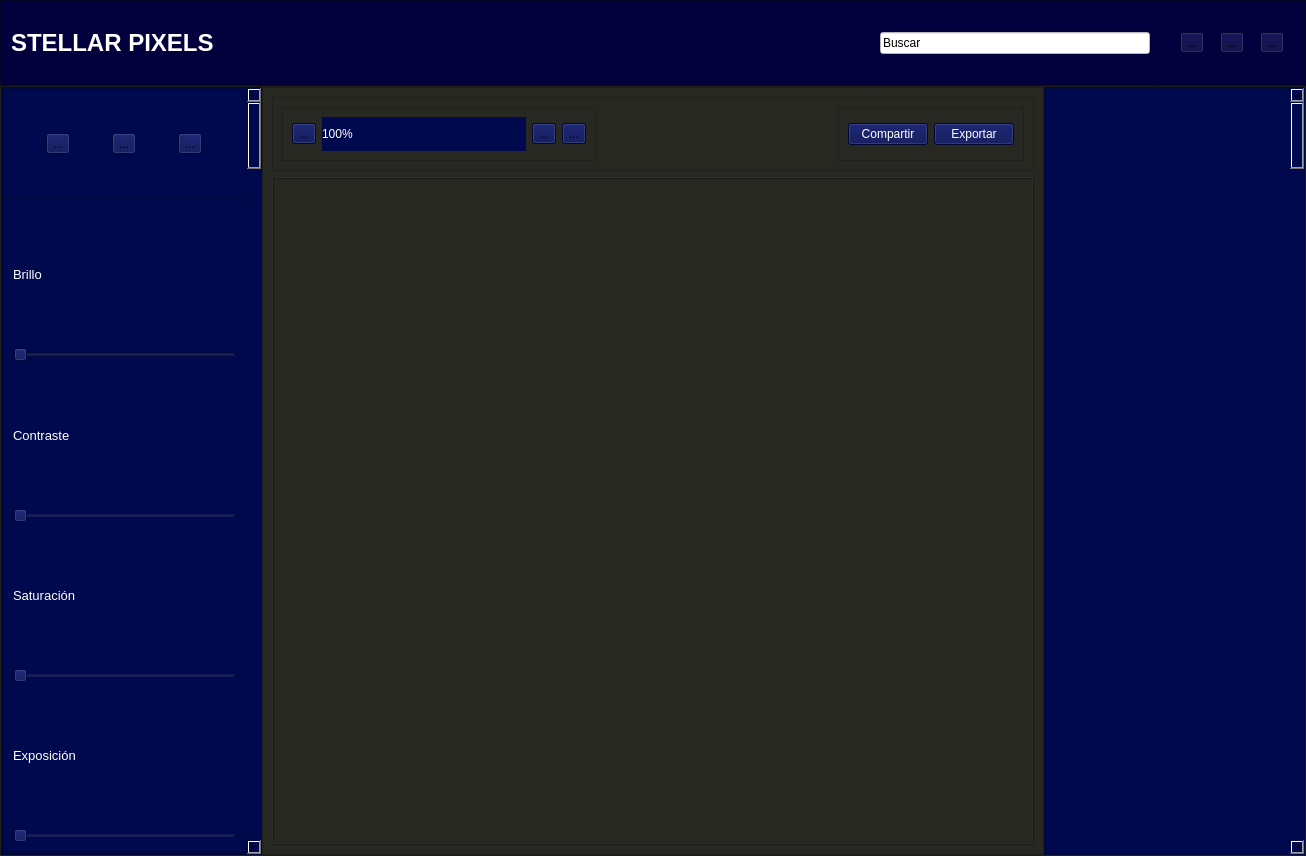
<?xml version="1.0" encoding="UTF-8"?>
<ui version="4.0">
 <class>MainWindow</class>
 <widget class="QMainWindow" name="MainWindow">
  <property name="geometry">
   <rect>
    <x>0</x>
    <y>0</y>
    <width>1306</width>
    <height>856</height>
   </rect>
  </property>
  <property name="windowTitle">
   <string>MainWindow</string>
  </property>
  <property name="tabShape">
   <enum>QTabWidget::Rounded</enum>
  </property>
  <widget class="QWidget" name="centralwidget">
   <property name="sizePolicy">
    <sizepolicy hsizetype="Preferred" vsizetype="Preferred">
     <horstretch>0</horstretch>
     <verstretch>0</verstretch>
    </sizepolicy>
   </property>
   <property name="styleSheet">
    <string notr="true">background-color:rgb(40,40,35)</string>
   </property>
   <layout class="QVBoxLayout" name="verticalLayout" stretch="1,9">
    <property name="spacing">
     <number>0</number>
    </property>
    <property name="leftMargin">
     <number>0</number>
    </property>
    <property name="topMargin">
     <number>0</number>
    </property>
    <property name="rightMargin">
     <number>0</number>
    </property>
    <property name="bottomMargin">
     <number>0</number>
    </property>
    <item>
     <widget class="QFrame" name="frameSuperior">
      <property name="styleSheet">
       <string notr="true">background-color: rgb(13, 11, 55);
</string>
      </property>
      <property name="frameShape">
       <enum>QFrame::StyledPanel</enum>
      </property>
      <property name="frameShadow">
       <enum>QFrame::Raised</enum>
      </property>
      <layout class="QHBoxLayout" name="horizontalLayout_6" stretch="6,2,1">
       <property name="spacing">
        <number>0</number>
       </property>
       <property name="leftMargin">
        <number>0</number>
       </property>
       <property name="topMargin">
        <number>0</number>
       </property>
       <property name="rightMargin">
        <number>0</number>
       </property>
       <property name="bottomMargin">
        <number>0</number>
       </property>
       <item>
        <widget class="QFrame" name="frameTitulo">
         <property name="font">
          <font>
           <pointsize>15</pointsize>
          </font>
         </property>
         <property name="styleSheet">
          <string notr="true">background-color:rgb(2, 0, 61)</string>
         </property>
         <property name="frameShape">
          <enum>QFrame::StyledPanel</enum>
         </property>
         <property name="frameShadow">
          <enum>QFrame::Raised</enum>
         </property>
         <layout class="QHBoxLayout" name="horizontalLayout_5">
          <property name="bottomMargin">
           <number>9</number>
          </property>
          <item>
           <widget class="QLabel" name="lblTitulo">
            <property name="font">
             <font>
              <pointsize>18</pointsize>
              <weight>75</weight>
              <bold>true</bold>
             </font>
            </property>
            <property name="styleSheet">
             <string notr="true">color:rgb(255, 255, 255)</string>
            </property>
            <property name="text">
             <string>STELLAR PIXELS</string>
            </property>
           </widget>
          </item>
         </layout>
        </widget>
       </item>
       <item>
        <widget class="QFrame" name="frameBuscador">
         <property name="styleSheet">
          <string notr="true">background-color:rgb(2, 0, 61)</string>
         </property>
         <property name="frameShape">
          <enum>QFrame::StyledPanel</enum>
         </property>
         <property name="frameShadow">
          <enum>QFrame::Raised</enum>
         </property>
         <layout class="QHBoxLayout" name="horizontalLayout_7">
          <item>
           <widget class="QLineEdit" name="lineEdit">
            <property name="styleSheet">
             <string notr="true">background-color:rgb(255, 255, 255)</string>
            </property>
            <property name="text">
             <string>Buscar</string>
            </property>
           </widget>
          </item>
         </layout>
        </widget>
       </item>
       <item>
        <widget class="QFrame" name="frameMinCerr">
         <property name="styleSheet">
          <string notr="true">background-color:rgb(2, 0, 61)</string>
         </property>
         <property name="frameShape">
          <enum>QFrame::StyledPanel</enum>
         </property>
         <property name="frameShadow">
          <enum>QFrame::Raised</enum>
         </property>
         <layout class="QHBoxLayout" name="horizontalLayout_8">
          <item>
           <widget class="QToolButton" name="toolButton_7">
            <property name="text">
             <string>...</string>
            </property>
            <property name="icon">
             <iconset>
              <normaloff>../../../Downloads/abajo-a-la-izquierda-y-arriba-a-la-derecha-hasta-el-centro (2).png</normaloff>../../../Downloads/abajo-a-la-izquierda-y-arriba-a-la-derecha-hasta-el-centro (2).png</iconset>
            </property>
           </widget>
          </item>
          <item>
           <widget class="QToolButton" name="toolButton_8">
            <property name="text">
             <string>...</string>
            </property>
            <property name="icon">
             <iconset>
              <normaloff>../../../Downloads/maximizar-ventana.png</normaloff>../../../Downloads/maximizar-ventana.png</iconset>
            </property>
           </widget>
          </item>
          <item>
           <widget class="QToolButton" name="toolButton_9">
            <property name="text">
             <string>...</string>
            </property>
            <property name="icon">
             <iconset>
              <normaloff>../../../Downloads/cruz.png</normaloff>../../../Downloads/cruz.png</iconset>
            </property>
           </widget>
          </item>
         </layout>
        </widget>
       </item>
      </layout>
     </widget>
    </item>
    <item>
     <widget class="QFrame" name="framePaneles">
      <property name="frameShape">
       <enum>QFrame::StyledPanel</enum>
      </property>
      <property name="frameShadow">
       <enum>QFrame::Raised</enum>
      </property>
      <layout class="QHBoxLayout" name="horizontalLayout" stretch="2,6,2">
       <property name="spacing">
        <number>0</number>
       </property>
       <property name="leftMargin">
        <number>0</number>
       </property>
       <property name="topMargin">
        <number>0</number>
       </property>
       <property name="rightMargin">
        <number>0</number>
       </property>
       <property name="bottomMargin">
        <number>0</number>
       </property>
       <item>
        <widget class="QFrame" name="panelHerramientas">
         <property name="styleSheet">
          <string notr="true">background:rgb(0, 9, 78)</string>
         </property>
         <property name="frameShape">
          <enum>QFrame::StyledPanel</enum>
         </property>
         <property name="frameShadow">
          <enum>QFrame::Raised</enum>
         </property>
         <layout class="QHBoxLayout" name="horizontalLayout_2" stretch="0,0">
          <property name="spacing">
           <number>0</number>
          </property>
          <property name="leftMargin">
           <number>0</number>
          </property>
          <property name="topMargin">
           <number>0</number>
          </property>
          <property name="rightMargin">
           <number>0</number>
          </property>
          <property name="bottomMargin">
           <number>0</number>
          </property>
          <item>
           <widget class="QFrame" name="seccionesControles">
            <property name="styleSheet">
             <string notr="true">background-color: rgb(0, 9, 78)
</string>
            </property>
            <property name="frameShape">
             <enum>QFrame::StyledPanel</enum>
            </property>
            <property name="frameShadow">
             <enum>QFrame::Raised</enum>
            </property>
            <layout class="QVBoxLayout" name="verticalLayout_2" stretch="0,1,6">
             <property name="spacing">
              <number>0</number>
             </property>
             <property name="leftMargin">
              <number>0</number>
             </property>
             <property name="topMargin">
              <number>0</number>
             </property>
             <property name="rightMargin">
              <number>0</number>
             </property>
             <property name="bottomMargin">
              <number>0</number>
             </property>
             <item>
              <widget class="QFrame" name="frame">
               <property name="frameShape">
                <enum>QFrame::StyledPanel</enum>
               </property>
               <property name="frameShadow">
                <enum>QFrame::Raised</enum>
               </property>
              </widget>
             </item>
             <item>
              <widget class="QFrame" name="panelBotones">
               <property name="frameShape">
                <enum>QFrame::StyledPanel</enum>
               </property>
               <property name="frameShadow">
                <enum>QFrame::Raised</enum>
               </property>
               <layout class="QHBoxLayout" name="horizontalLayout_4">
                <property name="spacing">
                 <number>0</number>
                </property>
                <property name="leftMargin">
                 <number>0</number>
                </property>
                <property name="topMargin">
                 <number>0</number>
                </property>
                <property name="rightMargin">
                 <number>0</number>
                </property>
                <property name="bottomMargin">
                 <number>0</number>
                </property>
                <item>
                 <widget class="QToolButton" name="bttnCursor">
                  <property name="text">
                   <string>...</string>
                  </property>
                  <property name="icon">
                   <iconset>
                    <normaloff>../../../Downloads/flecha-de-ubicacion.png</normaloff>../../../Downloads/flecha-de-ubicacion.png</iconset>
                  </property>
                 </widget>
                </item>
                <item>
                 <widget class="QToolButton" name="bttnCortar">
                  <property name="text">
                   <string>...</string>
                  </property>
                  <property name="icon">
                   <iconset>
                    <normaloff>../../../Downloads/cultivo-de-herramientas.png</normaloff>../../../Downloads/cultivo-de-herramientas.png</iconset>
                  </property>
                 </widget>
                </item>
                <item>
                 <widget class="QToolButton" name="bttnMover">
                  <property name="text">
                   <string>...</string>
                  </property>
                  <property name="icon">
                   <iconset>
                    <normaloff>../../../Downloads/flechas.png</normaloff>../../../Downloads/flechas.png</iconset>
                  </property>
                 </widget>
                </item>
               </layout>
              </widget>
             </item>
             <item>
              <widget class="QFrame" name="panelSliders">
               <property name="frameShape">
                <enum>QFrame::StyledPanel</enum>
               </property>
               <property name="frameShadow">
                <enum>QFrame::Raised</enum>
               </property>
               <layout class="QVBoxLayout" name="verticalLayout_5" stretch="0,4,0,4,0,4,0,4">
                <item>
                 <widget class="QLabel" name="lblBrillo">
                  <property name="font">
                   <font>
                    <pointsize>10</pointsize>
                   </font>
                  </property>
                  <property name="styleSheet">
                   <string notr="true">color:rgb(255, 255, 255)</string>
                  </property>
                  <property name="text">
                   <string>Brillo</string>
                  </property>
                 </widget>
                </item>
                <item>
                 <widget class="QSlider" name="sldrBrillo">
                  <property name="orientation">
                   <enum>Qt::Horizontal</enum>
                  </property>
                 </widget>
                </item>
                <item>
                 <widget class="QLabel" name="lblContraste">
                  <property name="font">
                   <font>
                    <pointsize>10</pointsize>
                   </font>
                  </property>
                  <property name="styleSheet">
                   <string notr="true">color:rgb(255, 255, 255)</string>
                  </property>
                  <property name="text">
                   <string>Contraste</string>
                  </property>
                 </widget>
                </item>
                <item>
                 <widget class="QSlider" name="sldrContraste">
                  <property name="orientation">
                   <enum>Qt::Horizontal</enum>
                  </property>
                 </widget>
                </item>
                <item>
                 <widget class="QLabel" name="lblSaturacion">
                  <property name="font">
                   <font>
                    <pointsize>10</pointsize>
                   </font>
                  </property>
                  <property name="styleSheet">
                   <string notr="true">color:rgb(255, 255, 255)</string>
                  </property>
                  <property name="text">
                   <string>Saturación</string>
                  </property>
                 </widget>
                </item>
                <item>
                 <widget class="QSlider" name="sldrSaturacion">
                  <property name="orientation">
                   <enum>Qt::Horizontal</enum>
                  </property>
                 </widget>
                </item>
                <item>
                 <widget class="QLabel" name="lblExposicion">
                  <property name="font">
                   <font>
                    <pointsize>10</pointsize>
                   </font>
                  </property>
                  <property name="styleSheet">
                   <string notr="true">color:rgb(255, 255, 255)</string>
                  </property>
                  <property name="text">
                   <string>Exposición</string>
                  </property>
                 </widget>
                </item>
                <item>
                 <widget class="QSlider" name="sldrExposicion">
                  <property name="orientation">
                   <enum>Qt::Horizontal</enum>
                  </property>
                 </widget>
                </item>
               </layout>
              </widget>
             </item>
            </layout>
           </widget>
          </item>
          <item>
           <widget class="QScrollBar" name="verticalScrollBar">
            <property name="orientation">
             <enum>Qt::Vertical</enum>
            </property>
           </widget>
          </item>
         </layout>
        </widget>
       </item>
       <item>
        <widget class="QFrame" name="panelCentral">
         <property name="layoutDirection">
          <enum>Qt::LeftToRight</enum>
         </property>
         <property name="frameShape">
          <enum>QFrame::StyledPanel</enum>
         </property>
         <property name="frameShadow">
          <enum>QFrame::Raised</enum>
         </property>
         <layout class="QVBoxLayout" name="verticalLayout_6" stretch="1,9">
          <item>
           <widget class="QFrame" name="controles">
            <property name="frameShape">
             <enum>QFrame::StyledPanel</enum>
            </property>
            <property name="frameShadow">
             <enum>QFrame::Raised</enum>
            </property>
            <layout class="QHBoxLayout" name="horizontalLayout_9" stretch="4,3,2">
             <item>
              <widget class="QFrame" name="controlesZoom">
               <property name="frameShape">
                <enum>QFrame::StyledPanel</enum>
               </property>
               <property name="frameShadow">
                <enum>QFrame::Raised</enum>
               </property>
               <layout class="QHBoxLayout" name="horizontalLayout_10">
                <item>
                 <widget class="QToolButton" name="zoomOut">
                  <property name="styleSheet">
                   <string notr="true">background-color:rgb(0, 9, 78)</string>
                  </property>
                  <property name="text">
                   <string>...</string>
                  </property>
                  <property name="icon">
                   <iconset>
                    <normaloff>../../../Downloads/alejar.png</normaloff>../../../Downloads/alejar.png</iconset>
                  </property>
                 </widget>
                </item>
                <item>
                 <widget class="QLabel" name="zoom">
                  <property name="styleSheet">
                   <string notr="true">background-color:rgb(0, 9, 78); color:rgb(255, 255, 255)</string>
                  </property>
                  <property name="frameShape">
                   <enum>QFrame::NoFrame</enum>
                  </property>
                  <property name="frameShadow">
                   <enum>QFrame::Plain</enum>
                  </property>
                  <property name="text">
                   <string>100%</string>
                  </property>
                 </widget>
                </item>
                <item>
                 <widget class="QToolButton" name="zoomIn">
                  <property name="styleSheet">
                   <string notr="true">background-color:rgb(0, 9, 78)</string>
                  </property>
                  <property name="text">
                   <string>...</string>
                  </property>
                  <property name="icon">
                   <iconset>
                    <normaloff>../../../Downloads/dar-un-golpe-de-zoom.png</normaloff>../../../Downloads/dar-un-golpe-de-zoom.png</iconset>
                  </property>
                 </widget>
                </item>
                <item>
                 <widget class="QToolButton" name="refresh">
                  <property name="styleSheet">
                   <string notr="true">background-color:rgb(0, 9, 78)</string>
                  </property>
                  <property name="text">
                   <string>...</string>
                  </property>
                  <property name="icon">
                   <iconset>
                    <normaloff>../../../Downloads/gira-a-la-derecha.png</normaloff>../../../Downloads/gira-a-la-derecha.png</iconset>
                  </property>
                 </widget>
                </item>
               </layout>
              </widget>
             </item>
             <item>
              <spacer name="horizontalSpacer">
               <property name="orientation">
                <enum>Qt::Horizontal</enum>
               </property>
               <property name="sizeHint" stdset="0">
                <size>
                 <width>213</width>
                 <height>20</height>
                </size>
               </property>
              </spacer>
             </item>
             <item>
              <widget class="QFrame" name="controlesGuardado">
               <property name="frameShape">
                <enum>QFrame::StyledPanel</enum>
               </property>
               <property name="frameShadow">
                <enum>QFrame::Raised</enum>
               </property>
               <layout class="QHBoxLayout" name="horizontalLayout_11">
                <item>
                 <widget class="QPushButton" name="compartir">
                  <property name="styleSheet">
                   <string notr="true">background-color:rgb(0, 9, 78); color:rgb(255, 255, 255)
</string>
                  </property>
                  <property name="text">
                   <string>Compartir</string>
                  </property>
                 </widget>
                </item>
                <item>
                 <widget class="QPushButton" name="exportar">
                  <property name="styleSheet">
                   <string notr="true">background-color:rgb(0, 9, 78); color:rgb(255, 255, 255)</string>
                  </property>
                  <property name="text">
                   <string>Exportar</string>
                  </property>
                 </widget>
                </item>
               </layout>
              </widget>
             </item>
            </layout>
           </widget>
          </item>
          <item>
           <widget class="QFrame" name="imagen">
            <property name="frameShape">
             <enum>QFrame::Box</enum>
            </property>
            <property name="frameShadow">
             <enum>QFrame::Raised</enum>
            </property>
           </widget>
          </item>
         </layout>
        </widget>
       </item>
       <item>
        <widget class="QFrame" name="panelScroll">
         <property name="styleSheet">
          <string notr="true">background:rgb(0, 9, 78)
</string>
         </property>
         <property name="frameShape">
          <enum>QFrame::StyledPanel</enum>
         </property>
         <property name="frameShadow">
          <enum>QFrame::Raised</enum>
         </property>
         <layout class="QHBoxLayout" name="horizontalLayout_3">
          <property name="spacing">
           <number>0</number>
          </property>
          <property name="leftMargin">
           <number>0</number>
          </property>
          <property name="topMargin">
           <number>0</number>
          </property>
          <property name="rightMargin">
           <number>0</number>
          </property>
          <property name="bottomMargin">
           <number>0</number>
          </property>
          <item>
           <widget class="QFrame" name="frame_7">
            <property name="frameShape">
             <enum>QFrame::StyledPanel</enum>
            </property>
            <property name="frameShadow">
             <enum>QFrame::Raised</enum>
            </property>
           </widget>
          </item>
          <item>
           <widget class="QScrollBar" name="verticalScrollBar_2">
            <property name="orientation">
             <enum>Qt::Vertical</enum>
            </property>
           </widget>
          </item>
         </layout>
        </widget>
       </item>
      </layout>
     </widget>
    </item>
   </layout>
  </widget>
 </widget>
 <resources/>
 <connections/>
</ui>
